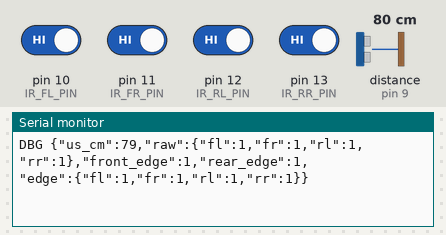
The sketch below on a simulated Arduino Uno, built with avr-gcc and run on an emulated ATmega328P. On the bench: the last lines printed to the serial monitor. Wiring (inferred from the names in the program): ultrasonic range finder: trigger pin 8; echo pin 9. Inputs (shaded band) come from the test bench; at power-on: pin 10 (IR_FL_PIN), pin 11 (IR_FR_PIN), pin 12 (IR_RL_PIN), pin 13 (IR_RR_PIN) HIGH, distance to the obstacle (sensor on pin 9) 80 cm. The echo pulse lasts 58.3 µs per cm.

Above: at 1.2 s.
1.3 s: distance to the obstacle (sensor on pin 9) set to 2 cm
At 1.56 s:
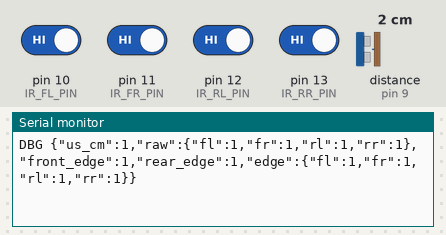
2.8 s: pin 10 (IR_FL_PIN) driven LOW
At 2.96 s:
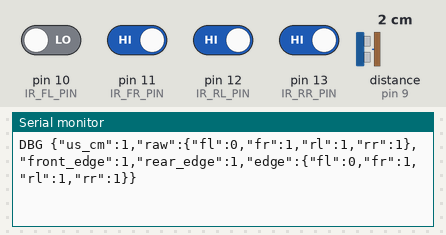
4.3 s: pin 11 (IR_FR_PIN) driven LOW
At 4.56 s:
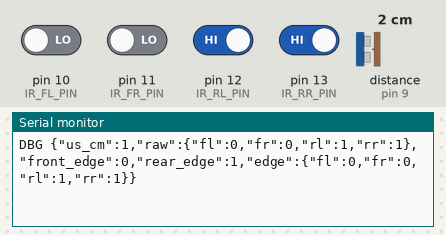
5.8 s: pin 12 (IR_RL_PIN) driven LOW
At 5.96 s:
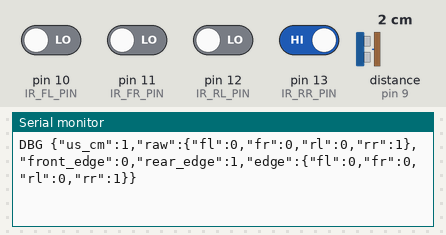
7.3 s: pin 13 (IR_RR_PIN) driven LOW
At 7.56 s:
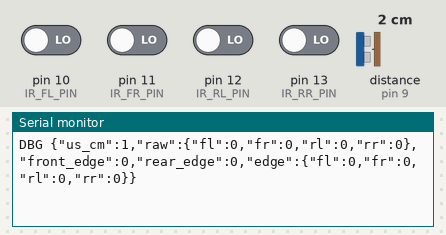
8.8 s: distance to the obstacle (sensor on pin 9) set to 4 cm
At 8.96 s:
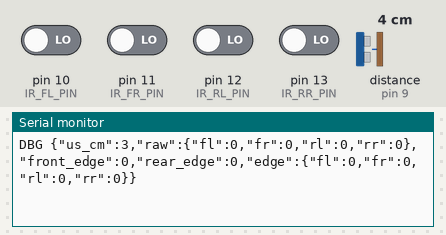
Timing chart, 0 to 11.3 s (numbered marks = the images above; inputs shaded):
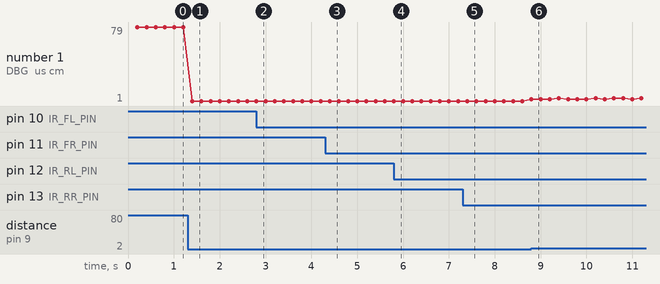

Measured:
- after the input at 1.3 s, the serial monitor: prints a new line after 0.10 s (image 1)
- after the input at 2.8 s, the serial monitor: prints a new line at once (image 2)
- after the input at 4.3 s, the serial monitor: prints a new line after 0.10 s (image 3)
- after the input at 5.8 s, the serial monitor: prints a new line at once (image 4)
- after the input at 7.3 s, the serial monitor: prints a new line after 0.10 s (image 5)
- after the input at 8.8 s, the serial monitor: prints a new line at once (image 6)
- plotted number 1: 1 → 4 after the input at 8.8 s

The sketch:

sketch_mar7b_test.ino
```cpp
// Standalone IR + Ultrasonic debug sketch
// No motor logic. Pure sensor truth testing.

const int US_TRIG_PIN = 8;
const int US_ECHO_PIN = 9;

const int IR_FL_PIN = 10;
const int IR_FR_PIN = 11;
const int IR_RL_PIN = 12;
const int IR_RR_PIN = 13;

// Start with LOW. If interpretation is reversed, change to HIGH.
const int EDGE_ACTIVE_STATE = HIGH;

const unsigned long TELEMETRY_MS = 200;
const unsigned long ULTRASONIC_TIMEOUT_US = 30000UL;
unsigned long lastTelemetryMs = 0;

struct EdgeState {
  bool fl;
  bool fr;
  bool rl;
  bool rr;
};

struct RawIrState {
  int fl;
  int fr;
  int rl;
  int rr;
};

void setupSensors() {
  pinMode(US_TRIG_PIN, OUTPUT);
  pinMode(US_ECHO_PIN, INPUT);

  pinMode(IR_FL_PIN, INPUT);
  pinMode(IR_FR_PIN, INPUT);
  pinMode(IR_RL_PIN, INPUT);
  pinMode(IR_RR_PIN, INPUT);

  digitalWrite(US_TRIG_PIN, LOW);
}

RawIrState readRawIrSensors() {
  RawIrState raw;
  raw.fl = digitalRead(IR_FL_PIN);
  raw.fr = digitalRead(IR_FR_PIN);
  raw.rl = digitalRead(IR_RL_PIN);
  raw.rr = digitalRead(IR_RR_PIN);
  return raw;
}

EdgeState interpretEdgeSensors(const RawIrState& raw) {
  EdgeState e;
  e.fl = (raw.fl == EDGE_ACTIVE_STATE);
  e.fr = (raw.fr == EDGE_ACTIVE_STATE);
  e.rl = (raw.rl == EDGE_ACTIVE_STATE);
  e.rr = (raw.rr == EDGE_ACTIVE_STATE);
  return e;
}

int readUltrasonicCm() {
  digitalWrite(US_TRIG_PIN, LOW);
  delayMicroseconds(2);

  digitalWrite(US_TRIG_PIN, HIGH);
  delayMicroseconds(10);
  digitalWrite(US_TRIG_PIN, LOW);

  unsigned long duration = pulseIn(US_ECHO_PIN, HIGH, ULTRASONIC_TIMEOUT_US);

  if (duration == 0) {
    return -1;
  }

  return (int)(duration * 0.0343 / 2.0);
}

void sendDebugTelemetry() {
  int us_cm = readUltrasonicCm();
  RawIrState raw = readRawIrSensors();
  EdgeState e = interpretEdgeSensors(raw);

  bool front_edge = e.fl || e.fr;
  bool rear_edge = e.rl || e.rr;

  Serial.print("DBG {\"us_cm\":");
  Serial.print(us_cm);

  Serial.print(",\"raw\":{\"fl\":");
  Serial.print(raw.fl);
  Serial.print(",\"fr\":");
  Serial.print(raw.fr);
  Serial.print(",\"rl\":");
  Serial.print(raw.rl);
  Serial.print(",\"rr\":");
  Serial.print(raw.rr);
  Serial.print("}");

  Serial.print(",\"front_edge\":");
  Serial.print(front_edge ? 1 : 0);

  Serial.print(",\"rear_edge\":");
  Serial.print(rear_edge ? 1 : 0);

  Serial.print(",\"edge\":{\"fl\":");
  Serial.print(e.fl ? 1 : 0);
  Serial.print(",\"fr\":");
  Serial.print(e.fr ? 1 : 0);
  Serial.print(",\"rl\":");
  Serial.print(e.rl ? 1 : 0);
  Serial.print(",\"rr\":");
  Serial.print(e.rr ? 1 : 0);
  Serial.println("}}");
}

void setup() {
  Serial.begin(115200);
  setupSensors();
  Serial.println("IR + Ultrasonic debug ready");
}

void loop() {
  if (millis() - lastTelemetryMs >= TELEMETRY_MS) {
    lastTelemetryMs = millis();
    sendDebugTelemetry();
  }
}
```
